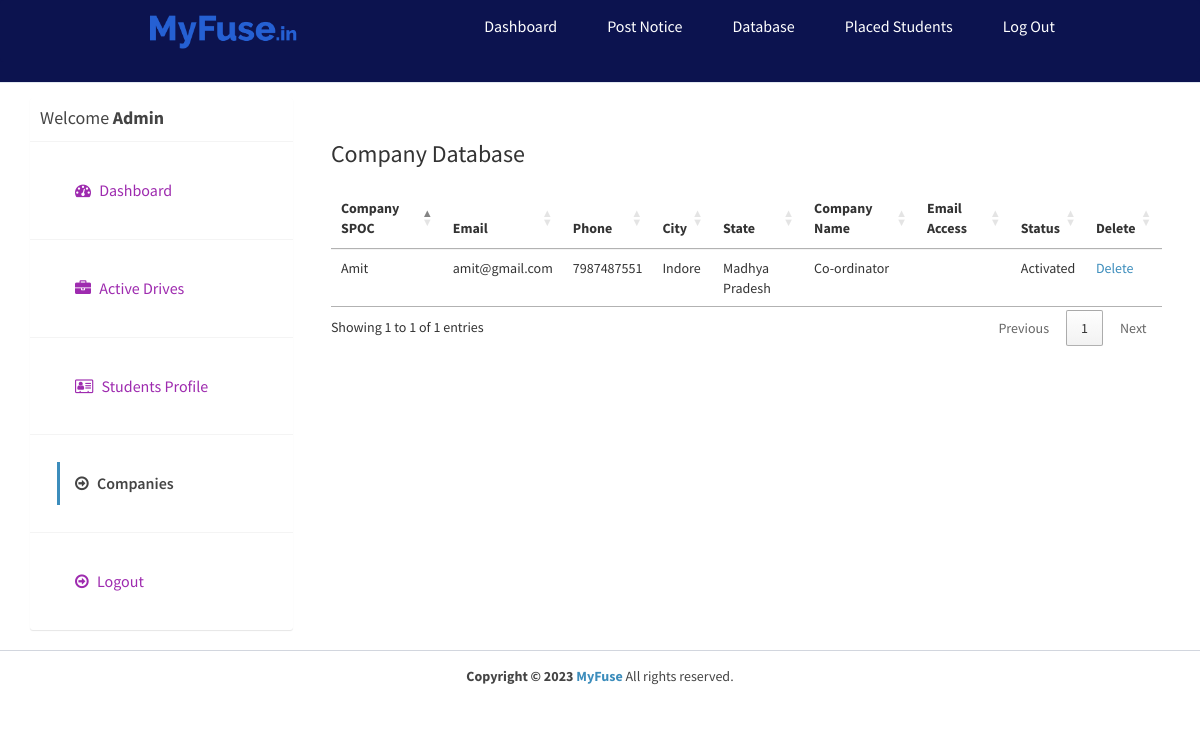
Page /admin/companies.php (signed in) on the earlier database version.
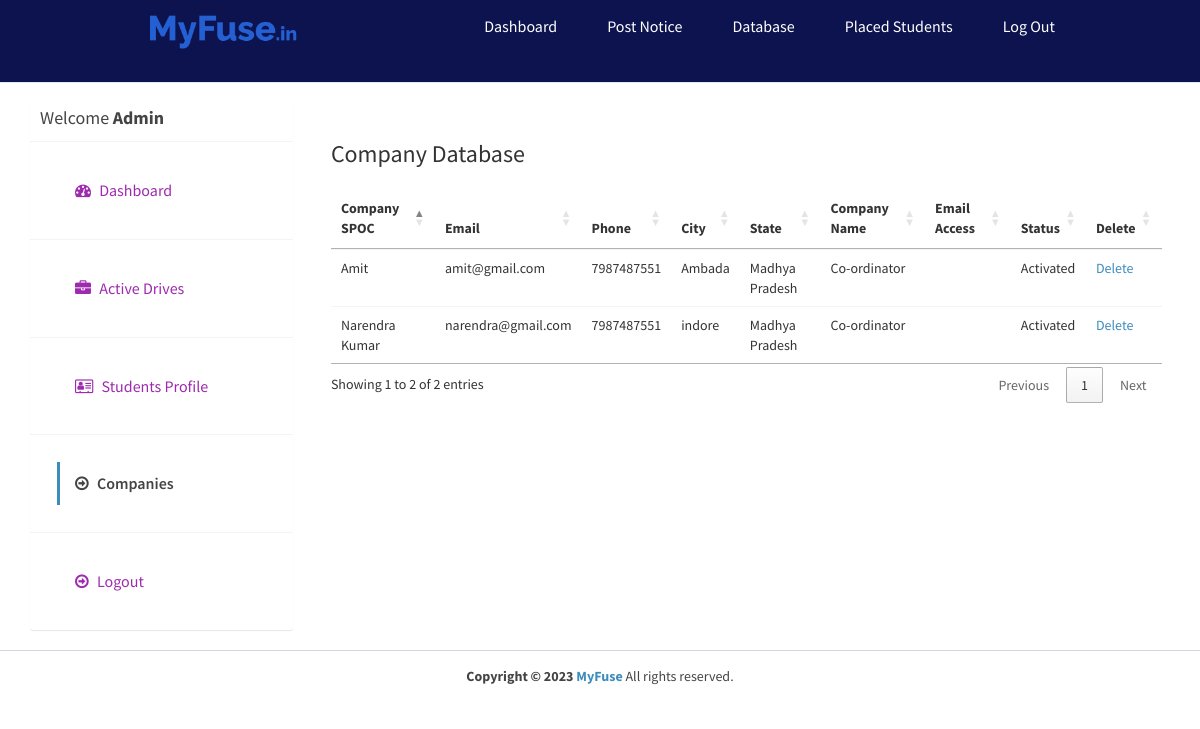
Same page on the later database version.
### tables this page shows
CREATE TABLE `company` (
  `id_company` int(11) NOT NULL AUTO_INCREMENT,
  `name` varchar(255) NOT NULL,
  `companyname` varchar(255) NOT NULL,
  `country` varchar(255) NOT NULL,
  `state` varchar(255) NOT NULL,
  `city` varchar(255) NOT NULL,
  `contactno` varchar(255) NOT NULL,
  `website` varchar(255) NOT NULL,
  `email` varchar(255) NOT NULL,
  `password` varchar(255) NOT NULL,
  `aboutme` varchar(255) DEFAULT NULL,
  `logo` varchar(255) NOT NULL,
  `createdAt` timestamp NOT NULL DEFAULT current_timestamp(),
  `active` int(11) NOT NULL DEFAULT 2,
  PRIMARY KEY (`id_company`),
  UNIQUE KEY `email` (`email`)
);

### admin/companies.php (the view, shortened to what the changed rows need)
<?php
require_once("../db.php");
?>
<!DOCTYPE html>
<html>
<head>
  <link rel="stylesheet" href="https://cdnjs.cloudflare.com/ajax/libs/twitter-bootstrap/3.3.7/css/bootstrap.min.css">
  <link rel="stylesheet" href="https://cdnjs.cloudflare.com/ajax/libs/font-awesome/4.7.0/css/font-awesome.min.css">
  <link rel="stylesheet" href="https://cdnjs.cloudflare.com/ajax/libs/ionicons/2.0.1/css/ionicons.min.css">
  <link rel="stylesheet" href="https://cdn.datatables.net/1.10.15/css/jquery.dataTables.min.css">
  <link rel="stylesheet" href="../css/AdminLTE.min.css">
  <link rel="stylesheet" href="../css/_all-skins.min.css">
  <link rel="stylesheet" href="../css/custom.css">
</head>
<body class="hold-transition skin-green sidebar-mini">
  <div class="wrapper">
    <div class="content-wrapper" style="margin-left: 0px;">
      <section id="candidates" class="content-header">
        <div class="container">
          <div class="row">
            <div class="col-md-9 bg-white padding-2">
              <div class="row margin-top-20">
                <div class="col-md-12">
                  <div class="box-body table-responsive no-padding">
                    <table id="example2" class="table table-hover">
                      <thead>
                        <th>Company SPOC</th>
                        <th>Email</th>
                        <th>Phone</th>
                        <th>City</th>
                        <th>State</th>
                        <th>Company Name</th>
                        <th>Email Access</th>
                        <th>Status</th>
                        <th>Delete</th>
                      </thead>
                      <tbody>
                        <?php
                        $sql = "SELECT * FROM company";
                        $result = $conn->query($sql);
                        if ($result->num_rows > 0) {
                          while ($row = $result->fetch_assoc()) {
                        ?>
                            <tr>
                              <td><?php echo $row['name']; ?></td>
                              <td><?php echo $row['email']; ?></td>
                              <td><?php echo $row['contactno']; ?></td>
                              <td><?php echo $row['city']; ?></td>
                              <td><?php echo $row['state']; ?></td>
                              <td><?php echo $row['companyname']; ?></td>
                              <td><?php echo $row['email_access']; ?></td>
                              <td>
                                <?php
                                if ($row['active'] == '1') {
                                  echo "Activated";
                                } else if ($row['active'] == '2') {
                                ?>
                                  <a href="reject-company.php?id=<?php echo $row['id_company']; ?>">Reject</a> <a href="approve-company.php?id=<?php echo $row['id_company']; ?>">Approve</a>
                                <?php
                                } else if ($row['active'] == '3') {
                                ?>
                                  <a href="approve-company.php?id=<?php echo $row['id_company']; ?>">Reactivate</a>
                                <?php
                                } else if ($row['active'] == '0') {
                                  echo "Rejected";
                                }
                                ?>
                              </td>
                              <td><a href="delete-company.php?id=<?php echo $row['id_company']; ?>">Delete</a></td>
                            </tr>
                        <?php
                          }
                        }
                        ?>
                      </tbody>
                    </table>
                  </div>
                </div>
              </div>
            </div>
          </div>
        </div>
      </section>
    </div>
  </div>
</body>
</html>

Differences in the rows shown:
added company: name "Narendra Kumar", email "narendra@gmail.com", contactno "7987487551", city "indore", state "Madhya Pradesh", companyname "Co-ordinator", active "Activated"
changed company "Amit": city "Indore" → "Ambada"
Other differences:
text written by a page script: "Showing 1 to 1 of 1 entries Previous 1 Next" → "Showing 1 to 2 of 2 entries Previous 1 Next"
